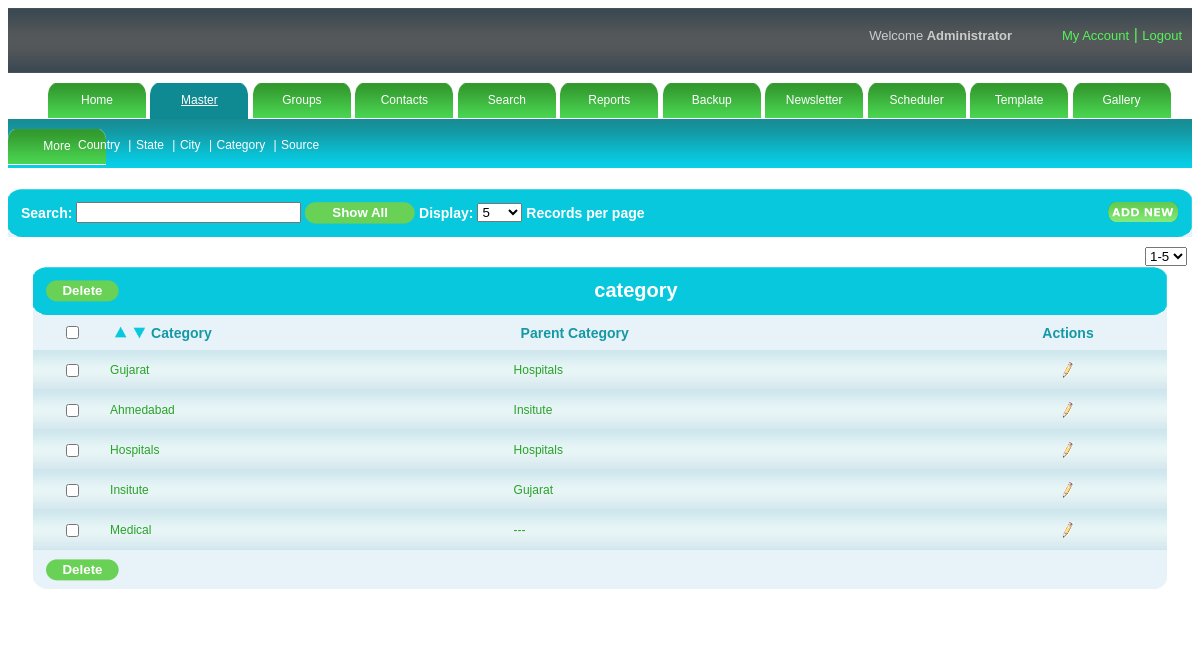
Page /admin/category.php (signed in) on the committed database.
### tables this page shows
CREATE TABLE IF NOT EXISTS `setting` (
  `rpp` varchar(100) NOT NULL,
  `eid` varchar(100) NOT NULL,
  `mask` varchar(500) NOT NULL
);

CREATE TABLE IF NOT EXISTS `category_mst` (
  `category_id` bigint(50) NOT NULL AUTO_INCREMENT,
  `category_name` varchar(255) NOT NULL,
  `parent_id` bigint(50) NOT NULL DEFAULT '0',
  PRIMARY KEY (`category_id`)
);

### admin/rights.php (called while the page is built, shortened)
<?php
$s="select * from sysadmin where username='".$_SESSION['user']."'";
$rs=mysql_query($s);
$p=mysql_fetch_array($rs);
$subrights=explode(",",$p['subrights']);
?>

### admin/category.php (the view, shortened to what this page needs)
<!DOCTYPE html PUBLIC "-//W3C//DTD XHTML 1.0 Transitional//EN" "http://www.w3.org/TR/xhtml1/DTD/xhtml1-transitional.dtd">
<html xmlns="http://www.w3.org/1999/xhtml">
<head>
<link href="style.css" rel="stylesheet" media="screen" /><script type="text/javascript" src="validation.js"></script>
<link rel="stylesheet" type="text/css" href="mouseovertabs.css" />
<link href="dhtmlgoodies_calendar.css" rel="stylesheet" type="text/css" />
</head>
<body>
<?php include("header.php");?>
<?php include("menu.php");?>
<div id="submenu">
<?php
				for($i=0;$i<count($rights);$i++)
				{
					if($rights[$i]==2)
					{
						$flag=1;
					}
				}
				if($flag==1)
				{	?>
<div >
<ul >
    <li class="submenuitem"><a href="country.php">Country </a> |</li>
    <li class="submenuitem"><a href="state.php">State </a> |</li>
    <li class="submenuitem"><a href="city.php">City</a> |</li>
    <li class="submenuitem"><a href="category.php">Category </a> |</li>
    <li class="submenuitem"><a href="source.php">Source </a> </li>
</ul>
</div>
<?php $flag=0;
				}
?>
</div>
<div id="maincontent">
    <div id="searchbar">
    <table border="0" cellpadding="0" cellspacing="0" width="100%">
        <tr>
        <td colspan="5">
            <table width="100%" cellpadding="0" cellspacing="0" border="0">
            <tr>
                <th><img src="images/tableheadleft.png" /></th>
                <th class="thbackground12" width="100%">Search:
                <input type="text" size="25" id="txtsearch" name="txtsearch" value="" onKeyUp="javascript:tsearch()"  />
                <input type="button"  value="Show All" class="regbtn1" size="40" onclick="javascript:showall();" class="regbtn1"/>
                Display:
                    <select onchange="recperpage()" id="sel_limit">
                    <?php
						$sql="select * from setting";
						$res=mysql_query($sql);
						$row1=mysql_fetch_array($res);
						$a=$row1[0];
						$a=explode(",",$a);
						for($i=0;$i<count($a);$i++)
						{
						?>
                   <option value="<?php echo $a[$i];?>"><?php echo $a[$i];?></option>
        <?php } ?>
                    </select>
                    Records per page
                     <?php
		$flag=0;
		include("rights.php");
		for($i=0;$i<count($subrights);$i++)
		{
			if($subrights[$i]=="2.1")
			{
				$flag=1;
			}
		}
		if($flag==1)
		{
	?>
                <div class="floatright"><a onclick="javascript:addrecord();"><img src="images/addnew.png"  class="noborder"/></a></div>
   <?php } ?>
                </th>
                <th><img src="images/tableheadright.png" /></th>
            </tr>
            </table>
            </td>
        </tr>
       </table>
    </div>
    <div id="content">
	<?php include_once("pagingcategory.php");?>
    </div>
<div id="blank"></div>
</body>
</html>

### admin/category_content.php (shortened to what this page needs)
<div id="table">
    	<table border="0" cellpadding="0" cellspacing="0" width="100%">
        <tr>
        <td colspan="5">
            <table width="100%" cellpadding="0" cellspacing="0" border="0">
            <tr>
                <th><img src="images/tableheadleft.png" /></th>
                <th class="thbackground"  align="left">
                      <?php
				$flag=0;
				include("rights.php");
				for($i=0;$i<count($subrights);$i++)
				{
					if($subrights[$i]=="2.3")
					{
						$flag=1;
					}
				}
				if($flag==1)
				{?>
                  <input type="button" onClick="javascript:mdelete(<?php echo $page-1; ?>,<?php echo $page_no_start; ?>,0,<?php echo $lastpage; ?>,<?php echo $last_page_rec; ?>,<?php echo $rec_limit; ?>);" value="Delete" class="regbtn" class="regbtn"><?php }?></th>
           <th class="thbackground" width="100%"> category
                </th>
                <th><img src="images/tableheadright.png" /></th>
            </tr>
            </table>
            </td>
        </tr>
        <tr>
        <td class="tabletitle"><input type="checkbox" name="check" id="check"  onclick="checkall_none();"/></td>
            <td class="tabletitle">
           <table>
           <tr>
              			<td><a onclick="desc(<?php echo $page-1; ?>,<?php echo $page_no_start; ?>,0,<?php echo $lastpage; ?>,<?php echo $last_page_rec; ?>,<?php echo $rec_limit; ?>)"><img src="images/up.png" height="15" width="15" title="Descending" /></a></td>
                        <td><a onclick="asc(<?php echo $page-1; ?>,<?php echo $page_no_start; ?>,0,<?php echo $lastpage; ?>,<?php echo $last_page_rec; ?>,<?php echo $rec_limit; ?>)"><img src="images/down.png" height="15" width="15" title="Ascending"/></a></td>
              			<td>Category</td>
                     </td>
                     </tr></table>
                     <td class="tabletitle">
       <table>
           <tr><td>
                     <td>Parent Category</td>
            </td>
            </tr>
            </table>
            </td>
            <td class="tabletitle">Actions</td>
              <?php
			if(isset($_GET['search']))
			{
				$search=$_GET['search'];
			}
			else
			{
				$search="";
			}
			if(isset($_GET['order']))
			{
				$sql ="select a.category_id,a.category_name,a.parent_id from (select category_id,category_name,parent_id from category_mst where category_name like '%".$search."%' limit $offset,$rec_limit) a order by category_name ".$_GET['order'] ;
			}
			else
			{
				$sql ="select * from category_mst where category_name like '%".$search."%'  limit $offset,$rec_limit";
			}
			$res = mysql_query($sql);
			while($row = mysql_fetch_object($res))
			{
				$res1=mysql_query("select * from category_mst where category_id=".$row->parent_id);
				if(mysql_num_rows($res1)==0)
				{
					$f=1;
				}
				else
				{
					$f=0;
					$r=mysql_fetch_object($res1);
				}
			?>
			<tr>
        	<td class="tdbg"><input type="checkbox" name="C1_<?php echo $row->category_id;?>" id="C1_<?php echo $row->category_id;?>" /></td>
            <?php if(isset($_GET['op']) )
					{
						if($_GET['op']=='update')
						{
							if($_GET['id']==$row->category_id)
							{
			   ?>
            <td class="tdbg1"><table><tr><td><input type="text" value="<?php echo stripslashes($row->category_name);?>" id="category_name" onkeypress="javascript:category_edit_oe(<?php echo $_REQUEST['id']; ?>,<?php echo $page-1; ?>,<?php echo $page_no_start; ?>,0,<?php echo $lastpage; ?>,<?php echo $last_page_rec; ?>,<?php echo $rec_limit; ?>,event,'<?php if(isset($_GET['order'])){echo $_GET['order'];}else{ echo "0";} ?>','<?php if(isset($_GET['field'])){echo $_GET['field'];}else{echo "0";}?>');"/></td><td><div id="d_category_name"><?php if(isset($err1))
							{
								echo "<font color='red'>Duplicate category...</font>";
							}
				?></div></td></tr></table></td>
                <td class="tdbg"><select name="parent" id="parent">
              <option>Select Category</option>
              <?php
			  $s = "select * from category_mst";
			  $r1 = mysql_query($s);
			   while($rowcategory = mysql_fetch_object($r1))
			   {
			   ?>
			   <option value = "<?php echo $rowcategory->category_id?>" <?php if($rowcategory->category_id == $row->parent_id ) { ?> selected <?php } ?>><?php echo $rowcategory->category_name?></option>
			  <?php
			   }
			   ?>
               </select></td>
                <td class="tdbg">
                <table align="center" cellpadding="5" cellspacing="5">
                <tr>
                	<td class="tdaction">
            <dic align="center"><a onClick="javascript:category_edit(<?php echo $_REQUEST['id']; ?>,<?php echo $page-1; ?>,<?php echo $page_no_start; ?>,0,<?php echo $lastpage; ?>,<?php echo $last_page_rec; ?>,<?php echo $rec_limit; ?>,'<?php if(isset($_GET['order'])){echo $_GET['order'];}else{ echo "0";} ?>','<?php if(isset($_GET['field'])){echo $_GET['field'];}else{echo "0";}?>')"><img src="images/success.gif" title="Save"/></a></div>
            		</td>
               	</tr>
                </table>
                </td>
             <?php 			}
			  				else
							{?>
            <td class="tdbg1"><?php echo stripslashes($row->category_name);?></td>
             <td class="tdbg1"><?php if($f==0){echo stripslashes($r->category_name);}else{echo "---";} ?></td>
                <td class="tdbg">
            	<table align="center" cellpadding="5" cellspacing="5">
                <tr>
                	<td class="tdaction">
                     <?php
				$flag=0;
				include("rights.php");
				for($i=0;$i<count($subrights);$i++)
				{
					if($subrights[$i]=="2.2")
					{
						$flag=1;
					}
				}
				if($flag==1)
				{?>
                   <div align="center"><a onClick="javascript:update(<?php echo $row->category_id;?>,<?php echo $page-1; ?>,<?php echo $page_no_start; ?>,0,<?php echo $lastpage; ?>,<?php echo $last_page_rec; ?>,<?php echo $rec_limit; ?>,'<?php if(isset($_GET['order'])){echo $_GET['order'];}else{ echo "0";} ?>','<?php if(isset($_GET['field'])){echo $_GET['field'];}else{echo "0";}?>')"><img src="images/edit-icon.png" title="Edit"/></a></div> <?php } ?>
                   </td>
                </tr>
                </table>
                </td>
                <?php }
						}
						else
						{	?>
                        <td class="tdbg1"><?php echo stripslashes($row->category_name);?></td>
             <td class="tdbg1"><?php if($f==0){echo stripslashes($r->category_name);}else{echo "---";} ?></td>
                 <td class="tdbg">
                <table align="center" cellpadding="5" cellspacing="5">
                <tr>
                	<td class="tdaction">
           <?php
				$flag=0;
				include("rights.php");
				for($i=0;$i<count($subrights);$i++)
				{
					if($subrights[$i]=="2.2")
					{
						$flag=1;
					}
				}
				if($flag==1)
				{?>
                <div align="center"><a onClick="javascript:update(<?php echo $row->category_id;?>,<?php echo $page-1; ?>,<?php echo $page_no_start; ?>,0,<?php echo $lastpage; ?>,<?php echo $last_page_rec; ?>,<?php echo $rec_limit; ?>,'<?php if(isset($_GET['order'])){echo $_GET['order'];}else{ echo "0";} ?>','<?php if(isset($_GET['field'])){echo $_GET['field'];}else{echo "0";}?>')"><img src="images/edit-icon.png" title="Edit"/></a></div> <?php } ?></td>  </tr>
                </table></td>
                <?php
							}
						}
			  			else
						{
						?>
             <td class="tdbg1"><?php echo stripslashes($row->category_name);?></td>
             <td class="tdbg1"><?php if($f==0){echo stripslashes($r->category_name);}else{echo "---";} ?></td>
                 <td class="tdbg">
                 <table align="center" cellpadding="5" cellspacing="5">
                <tr>
                	<td class="tdaction">
            <?php
				$flag=0;
				include("rights.php");
				for($i=0;$i<count($subrights);$i++)
				{
					if($subrights[$i]=="2.2")
					{
						$flag=1;
					}
				}
				if($flag==1)
				{?>
                <div align="center"><a onClick="javascript:update(<?php echo $row->category_id;?>,<?php echo $page-1; ?>,<?php echo $page_no_start; ?>,0,<?php echo $lastpage; ?>,<?php echo $last_page_rec; ?>,<?php echo $rec_limit; ?>,'<?php if(isset($_GET['order'])){echo $_GET['order'];}else{ echo "0";} ?>','<?php if(isset($_GET['field'])){echo $_GET['field'];}else{echo "0";}?>')"><img src="images/edit-icon.png" title="Edit"/></a></div>  <?php } ?> </td>  </tr>
                </table></td>
                 <?php } ?>
        </tr>
        <?php }?>
        <tr>
        <td colspan="4">
            <table width="100%" cellpadding="0" cellspacing="0" border="0">
            <tr>
                <th><img src="images/tablefootright.png" /></th>
                <th class="thbackground1" width="100%" align="left">
                <?php
				$flag=0;
				include("rights.php");
				for($i=0;$i<count($subrights);$i++)
				{
					if($subrights[$i]=="2.3")
					{
						$flag=1;
					}
				}
				if($flag==1)
				{?>
           <input type="button" onClick="javascript:mdelete(<?php echo $page-1; ?>,<?php echo $page_no_start; ?>,0,<?php echo $lastpage; ?>,<?php echo $last_page_rec; ?>,<?php echo $rec_limit; ?>);" value="Delete" class="regbtn" align="left" class="regbtn"><?php } ?>
                </th>
                <th><img src="images/tablefootleft.png" /></th>
            </tr>
            </table>
        </td>
        </tr>
    </div>
</div>

### admin/style.css (style rules this page uses)
body { font-family:Verdana, Arial, Helvetica, sans-serif; }
.regbtn { background:url(images/btn.png) no-repeat; border:none; color:#FFFFFF; width:73px; font-weight:bolder; height:22px; vertical-align:text-top; }
.regbtn1 { background:url(images/btn1.png) no-repeat; border:none; color:#FFFFFF; width:110px; font-weight:bolder; height:22px; }
#submenu ul { display:inline-block; padding-left:70px; }
.submenuitem { list-style-type:none; color:#FFFFFF; font-size:12px; display:inline-block; font:Verdana, Arial, Helvetica, sans-serif; }
.submenuitem a { text-decoration:none; color:#FFFFFF; margin-right:5px; }
.tdbg { background:url(images/tdbg.png); height:40px; border:none; color:#1499a4; font-size:12px; text-align:center; }
.tdbg1 { background:url(images/tdbg.png); height:40px; border:none; color:#28a227; font-size:12px; text-align:left; }
.tdaction a img { border:none; }
#submenu { background:url(images/submenu.png); width:auto; height:49px; }
#content { margin:auto; background-color:#FFFFFF; width:auto; padding-top:10px; }
#maincontent { z-index:99; margin:auto; background-color:#FFFFFF; width:auto; padding-top:20px; }
.thbackground { background:url(images/tablehead.png); border:none; color:#FFFFFF; font-size:20px; text-align:center; }
.thbackground12 { background:url(images/tablehead.png); border:none; color:#FFFFFF; font-size:14px; text-align:left; }
.thbackground1 { background-color:#e8f3f9; }
#table { padding-left:25px; padding-top:15px; padding-right:25px; }
.noborder { border:none; }
.tabletitle { color:#1499a4; font-size:14px; font-weight:bold; text-align:center; height:35px; background-color:#e8f3f9; }
#blank { height:30px; width:auto; background-color:#FFFFFF; }
.floatright { float:right; }

### rows in the picture
setting: rpp "5"
category_mst: category_name "Gujarat", category_mst.category_name "Hospitals"
category_mst: category_name "Ahmedabad", category_mst.category_name "Insitute"
category_mst: category_name "Hospitals"
category_mst: category_name "Insitute", category_mst.category_name "Gujarat"
category_mst: category_name "Medical"

### other values in the picture
form field value "1-5"
